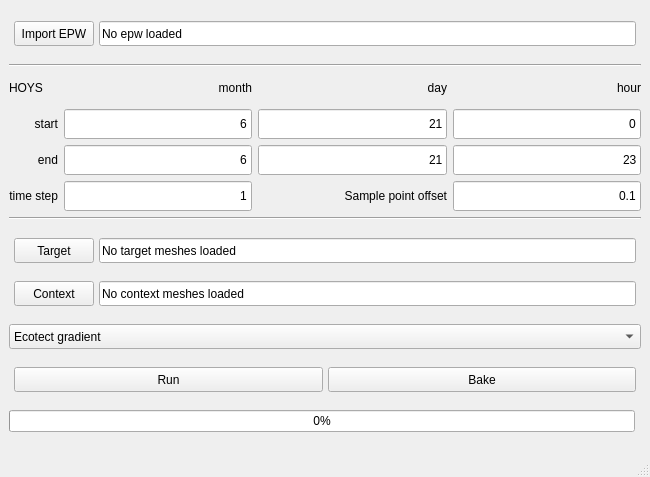
<?xml version="1.0" encoding="UTF-8"?>
<ui version="4.0">
 <class>MainWindow</class>
 <widget class="QMainWindow" name="MainWindow">
  <property name="windowModality">
   <enum>Qt::WindowModality::NonModal</enum>
  </property>
  <property name="geometry">
   <rect>
    <x>0</x>
    <y>0</y>
    <width>650</width>
    <height>477</height>
   </rect>
  </property>
  <property name="minimumSize">
   <size>
    <width>450</width>
    <height>300</height>
   </size>
  </property>
  <property name="windowTitle">
   <string>MainWindow</string>
  </property>
  <widget class="QWidget" name="centralwidget">
   <property name="minimumSize">
    <size>
     <width>450</width>
     <height>300</height>
    </size>
   </property>
   <layout class="QVBoxLayout" name="verticalLayout_2">
    <item>
     <layout class="QHBoxLayout" name="epw_Lout">
      <property name="spacing">
       <number>5</number>
      </property>
      <property name="leftMargin">
       <number>5</number>
      </property>
      <property name="rightMargin">
       <number>5</number>
      </property>
      <item>
       <widget class="QPushButton" name="btn_epw">
        <property name="minimumSize">
         <size>
          <width>75</width>
          <height>25</height>
         </size>
        </property>
        <property name="text">
         <string>Import EPW</string>
        </property>
       </widget>
      </item>
      <item>
       <widget class="QLineEdit" name="le_epw">
        <property name="minimumSize">
         <size>
          <width>0</width>
          <height>25</height>
         </size>
        </property>
        <property name="text">
         <string>No epw loaded</string>
        </property>
       </widget>
      </item>
     </layout>
    </item>
    <item>
     <layout class="QVBoxLayout" name="verticalLayout">
      <item>
       <widget class="Line" name="line">
        <property name="orientation">
         <enum>Qt::Orientation::Horizontal</enum>
        </property>
       </widget>
      </item>
      <item>
       <layout class="QGridLayout" name="gridLayout">
        <property name="sizeConstraint">
         <enum>QLayout::SizeConstraint::SetMinimumSize</enum>
        </property>
        <item row="0" column="3">
         <widget class="QLabel" name="hourLabel">
          <property name="sizePolicy">
           <sizepolicy hsizetype="Preferred" vsizetype="Ignored">
            <horstretch>0</horstretch>
            <verstretch>0</verstretch>
           </sizepolicy>
          </property>
          <property name="minimumSize">
           <size>
            <width>0</width>
            <height>25</height>
           </size>
          </property>
          <property name="maximumSize">
           <size>
            <width>16777215</width>
            <height>30</height>
           </size>
          </property>
          <property name="text">
           <string>hour</string>
          </property>
          <property name="alignment">
           <set>Qt::AlignmentFlag::AlignRight|Qt::AlignmentFlag::AlignTrailing|Qt::AlignmentFlag::AlignVCenter</set>
          </property>
         </widget>
        </item>
        <item row="2" column="0">
         <widget class="QLabel" name="endLabel">
          <property name="minimumSize">
           <size>
            <width>0</width>
            <height>25</height>
           </size>
          </property>
          <property name="maximumSize">
           <size>
            <width>16777215</width>
            <height>30</height>
           </size>
          </property>
          <property name="text">
           <string>end</string>
          </property>
          <property name="alignment">
           <set>Qt::AlignmentFlag::AlignRight|Qt::AlignmentFlag::AlignTrailing|Qt::AlignmentFlag::AlignVCenter</set>
          </property>
         </widget>
        </item>
        <item row="1" column="2">
         <widget class="QLineEdit" name="le_dayStart">
          <property name="minimumSize">
           <size>
            <width>0</width>
            <height>25</height>
           </size>
          </property>
          <property name="maximumSize">
           <size>
            <width>16777215</width>
            <height>30</height>
           </size>
          </property>
          <property name="text">
           <string>21</string>
          </property>
          <property name="alignment">
           <set>Qt::AlignmentFlag::AlignRight|Qt::AlignmentFlag::AlignTrailing|Qt::AlignmentFlag::AlignVCenter</set>
          </property>
         </widget>
        </item>
        <item row="1" column="1">
         <widget class="QLineEdit" name="le_monthStart">
          <property name="enabled">
           <bool>true</bool>
          </property>
          <property name="minimumSize">
           <size>
            <width>0</width>
            <height>25</height>
           </size>
          </property>
          <property name="maximumSize">
           <size>
            <width>16777215</width>
            <height>30</height>
           </size>
          </property>
          <property name="text">
           <string>6</string>
          </property>
          <property name="alignment">
           <set>Qt::AlignmentFlag::AlignRight|Qt::AlignmentFlag::AlignTrailing|Qt::AlignmentFlag::AlignVCenter</set>
          </property>
         </widget>
        </item>
        <item row="1" column="3">
         <widget class="QLineEdit" name="le_hourStart">
          <property name="minimumSize">
           <size>
            <width>0</width>
            <height>25</height>
           </size>
          </property>
          <property name="maximumSize">
           <size>
            <width>16777215</width>
            <height>30</height>
           </size>
          </property>
          <property name="text">
           <string>0</string>
          </property>
          <property name="alignment">
           <set>Qt::AlignmentFlag::AlignRight|Qt::AlignmentFlag::AlignTrailing|Qt::AlignmentFlag::AlignVCenter</set>
          </property>
         </widget>
        </item>
        <item row="0" column="1">
         <widget class="QLabel" name="monthLabel">
          <property name="sizePolicy">
           <sizepolicy hsizetype="Preferred" vsizetype="Ignored">
            <horstretch>0</horstretch>
            <verstretch>0</verstretch>
           </sizepolicy>
          </property>
          <property name="minimumSize">
           <size>
            <width>0</width>
            <height>10</height>
           </size>
          </property>
          <property name="maximumSize">
           <size>
            <width>16777215</width>
            <height>30</height>
           </size>
          </property>
          <property name="text">
           <string>month</string>
          </property>
          <property name="alignment">
           <set>Qt::AlignmentFlag::AlignRight|Qt::AlignmentFlag::AlignTrailing|Qt::AlignmentFlag::AlignVCenter</set>
          </property>
         </widget>
        </item>
        <item row="2" column="2">
         <widget class="QLineEdit" name="le_dayEnd">
          <property name="minimumSize">
           <size>
            <width>0</width>
            <height>25</height>
           </size>
          </property>
          <property name="maximumSize">
           <size>
            <width>16777215</width>
            <height>30</height>
           </size>
          </property>
          <property name="text">
           <string>21</string>
          </property>
          <property name="alignment">
           <set>Qt::AlignmentFlag::AlignRight|Qt::AlignmentFlag::AlignTrailing|Qt::AlignmentFlag::AlignVCenter</set>
          </property>
         </widget>
        </item>
        <item row="0" column="2">
         <widget class="QLabel" name="dayLabel">
          <property name="sizePolicy">
           <sizepolicy hsizetype="Preferred" vsizetype="Ignored">
            <horstretch>0</horstretch>
            <verstretch>0</verstretch>
           </sizepolicy>
          </property>
          <property name="minimumSize">
           <size>
            <width>0</width>
            <height>25</height>
           </size>
          </property>
          <property name="maximumSize">
           <size>
            <width>16777215</width>
            <height>30</height>
           </size>
          </property>
          <property name="text">
           <string>day</string>
          </property>
          <property name="alignment">
           <set>Qt::AlignmentFlag::AlignRight|Qt::AlignmentFlag::AlignTrailing|Qt::AlignmentFlag::AlignVCenter</set>
          </property>
         </widget>
        </item>
        <item row="2" column="1">
         <widget class="QLineEdit" name="le_monthEnd">
          <property name="minimumSize">
           <size>
            <width>0</width>
            <height>25</height>
           </size>
          </property>
          <property name="maximumSize">
           <size>
            <width>16777215</width>
            <height>30</height>
           </size>
          </property>
          <property name="text">
           <string>6</string>
          </property>
          <property name="alignment">
           <set>Qt::AlignmentFlag::AlignRight|Qt::AlignmentFlag::AlignTrailing|Qt::AlignmentFlag::AlignVCenter</set>
          </property>
         </widget>
        </item>
        <item row="0" column="0">
         <widget class="QLabel" name="monthLabel_2">
          <property name="sizePolicy">
           <sizepolicy hsizetype="Preferred" vsizetype="Ignored">
            <horstretch>0</horstretch>
            <verstretch>0</verstretch>
           </sizepolicy>
          </property>
          <property name="minimumSize">
           <size>
            <width>0</width>
            <height>25</height>
           </size>
          </property>
          <property name="maximumSize">
           <size>
            <width>16777215</width>
            <height>30</height>
           </size>
          </property>
          <property name="text">
           <string>HOYS</string>
          </property>
          <property name="alignment">
           <set>Qt::AlignmentFlag::AlignJustify|Qt::AlignmentFlag::AlignVCenter</set>
          </property>
         </widget>
        </item>
        <item row="2" column="3">
         <widget class="QLineEdit" name="le_hourEnd">
          <property name="minimumSize">
           <size>
            <width>0</width>
            <height>25</height>
           </size>
          </property>
          <property name="maximumSize">
           <size>
            <width>16777215</width>
            <height>30</height>
           </size>
          </property>
          <property name="text">
           <string>23</string>
          </property>
          <property name="alignment">
           <set>Qt::AlignmentFlag::AlignRight|Qt::AlignmentFlag::AlignTrailing|Qt::AlignmentFlag::AlignVCenter</set>
          </property>
         </widget>
        </item>
        <item row="1" column="0">
         <widget class="QLabel" name="startLabel">
          <property name="minimumSize">
           <size>
            <width>0</width>
            <height>25</height>
           </size>
          </property>
          <property name="maximumSize">
           <size>
            <width>16777215</width>
            <height>30</height>
           </size>
          </property>
          <property name="text">
           <string>start</string>
          </property>
          <property name="alignment">
           <set>Qt::AlignmentFlag::AlignRight|Qt::AlignmentFlag::AlignTrailing|Qt::AlignmentFlag::AlignVCenter</set>
          </property>
         </widget>
        </item>
        <item row="3" column="0">
         <widget class="QLabel" name="timestep_label">
          <property name="minimumSize">
           <size>
            <width>0</width>
            <height>25</height>
           </size>
          </property>
          <property name="maximumSize">
           <size>
            <width>16777215</width>
            <height>30</height>
           </size>
          </property>
          <property name="text">
           <string>time step</string>
          </property>
          <property name="alignment">
           <set>Qt::AlignmentFlag::AlignRight|Qt::AlignmentFlag::AlignTrailing|Qt::AlignmentFlag::AlignVCenter</set>
          </property>
         </widget>
        </item>
        <item row="3" column="1">
         <widget class="QLineEdit" name="le_timestep">
          <property name="minimumSize">
           <size>
            <width>0</width>
            <height>25</height>
           </size>
          </property>
          <property name="maximumSize">
           <size>
            <width>16777215</width>
            <height>30</height>
           </size>
          </property>
          <property name="text">
           <string>1</string>
          </property>
          <property name="alignment">
           <set>Qt::AlignmentFlag::AlignRight|Qt::AlignmentFlag::AlignTrailing|Qt::AlignmentFlag::AlignVCenter</set>
          </property>
         </widget>
        </item>
        <item row="3" column="2">
         <widget class="QLabel" name="l_offset">
          <property name="sizePolicy">
           <sizepolicy hsizetype="Preferred" vsizetype="Ignored">
            <horstretch>0</horstretch>
            <verstretch>0</verstretch>
           </sizepolicy>
          </property>
          <property name="minimumSize">
           <size>
            <width>40</width>
            <height>25</height>
           </size>
          </property>
          <property name="maximumSize">
           <size>
            <width>600</width>
            <height>16777215</height>
           </size>
          </property>
          <property name="text">
           <string>Sample point offset</string>
          </property>
          <property name="alignment">
           <set>Qt::AlignmentFlag::AlignRight|Qt::AlignmentFlag::AlignTrailing|Qt::AlignmentFlag::AlignVCenter</set>
          </property>
         </widget>
        </item>
        <item row="3" column="3">
         <widget class="QLineEdit" name="le_offset">
          <property name="minimumSize">
           <size>
            <width>0</width>
            <height>25</height>
           </size>
          </property>
          <property name="maximumSize">
           <size>
            <width>600</width>
            <height>30</height>
           </size>
          </property>
          <property name="text">
           <string>0.1</string>
          </property>
          <property name="alignment">
           <set>Qt::AlignmentFlag::AlignRight|Qt::AlignmentFlag::AlignTrailing|Qt::AlignmentFlag::AlignVCenter</set>
          </property>
         </widget>
        </item>
       </layout>
      </item>
      <item>
       <widget class="Line" name="line_2">
        <property name="orientation">
         <enum>Qt::Orientation::Horizontal</enum>
        </property>
       </widget>
      </item>
     </layout>
    </item>
    <item>
     <layout class="QHBoxLayout" name="target_Lout">
      <property name="spacing">
       <number>5</number>
      </property>
      <property name="leftMargin">
       <number>5</number>
      </property>
      <property name="rightMargin">
       <number>5</number>
      </property>
      <item>
       <widget class="QPushButton" name="btn_target">
        <property name="minimumSize">
         <size>
          <width>75</width>
          <height>25</height>
         </size>
        </property>
        <property name="text">
         <string>Target</string>
        </property>
       </widget>
      </item>
      <item>
       <widget class="QLineEdit" name="le_target">
        <property name="minimumSize">
         <size>
          <width>0</width>
          <height>25</height>
         </size>
        </property>
        <property name="text">
         <string>No target meshes loaded</string>
        </property>
       </widget>
      </item>
     </layout>
    </item>
    <item>
     <layout class="QHBoxLayout" name="context_Lout">
      <property name="spacing">
       <number>5</number>
      </property>
      <property name="leftMargin">
       <number>5</number>
      </property>
      <property name="rightMargin">
       <number>5</number>
      </property>
      <item>
       <widget class="QPushButton" name="btn_context">
        <property name="minimumSize">
         <size>
          <width>75</width>
          <height>25</height>
         </size>
        </property>
        <property name="text">
         <string>Context</string>
        </property>
       </widget>
      </item>
      <item>
       <widget class="QLineEdit" name="le_context">
        <property name="minimumSize">
         <size>
          <width>0</width>
          <height>25</height>
         </size>
        </property>
        <property name="text">
         <string>No context meshes loaded</string>
        </property>
       </widget>
      </item>
     </layout>
    </item>
    <item>
     <layout class="QHBoxLayout" name="horizontalLayout">
      <item>
       <widget class="QComboBox" name="cb_gradient">
        <property name="minimumSize">
         <size>
          <width>0</width>
          <height>25</height>
         </size>
        </property>
        <item>
         <property name="text">
          <string>Ecotect gradient</string>
         </property>
        </item>
        <item>
         <property name="text">
          <string>Black/White</string>
         </property>
        </item>
       </widget>
      </item>
     </layout>
    </item>
    <item>
     <layout class="QHBoxLayout" name="runBake_Lout" stretch="5,5">
      <property name="spacing">
       <number>5</number>
      </property>
      <property name="sizeConstraint">
       <enum>QLayout::SizeConstraint::SetMaximumSize</enum>
      </property>
      <property name="leftMargin">
       <number>5</number>
      </property>
      <property name="topMargin">
       <number>0</number>
      </property>
      <property name="rightMargin">
       <number>5</number>
      </property>
      <property name="bottomMargin">
       <number>0</number>
      </property>
      <item>
       <widget class="QPushButton" name="btn_run">
        <property name="minimumSize">
         <size>
          <width>75</width>
          <height>25</height>
         </size>
        </property>
        <property name="text">
         <string>Run</string>
        </property>
       </widget>
      </item>
      <item>
       <widget class="QPushButton" name="bakeButton">
        <property name="minimumSize">
         <size>
          <width>75</width>
          <height>25</height>
         </size>
        </property>
        <property name="text">
         <string>Bake</string>
        </property>
       </widget>
      </item>
     </layout>
    </item>
    <item>
     <layout class="QHBoxLayout" name="horizontalLayout_2">
      <item>
       <widget class="QProgressBar" name="progressBar">
        <property name="value">
         <number>0</number>
        </property>
       </widget>
      </item>
      <item>
       <widget class="Line" name="line_3">
        <property name="orientation">
         <enum>Qt::Orientation::Horizontal</enum>
        </property>
       </widget>
      </item>
     </layout>
    </item>
   </layout>
  </widget>
  <widget class="QMenuBar" name="menubar">
   <property name="geometry">
    <rect>
     <x>0</x>
     <y>0</y>
     <width>650</width>
     <height>33</height>
    </rect>
   </property>
  </widget>
  <widget class="QStatusBar" name="statusbar"/>
 </widget>
 <resources/>
 <connections/>
</ui>
